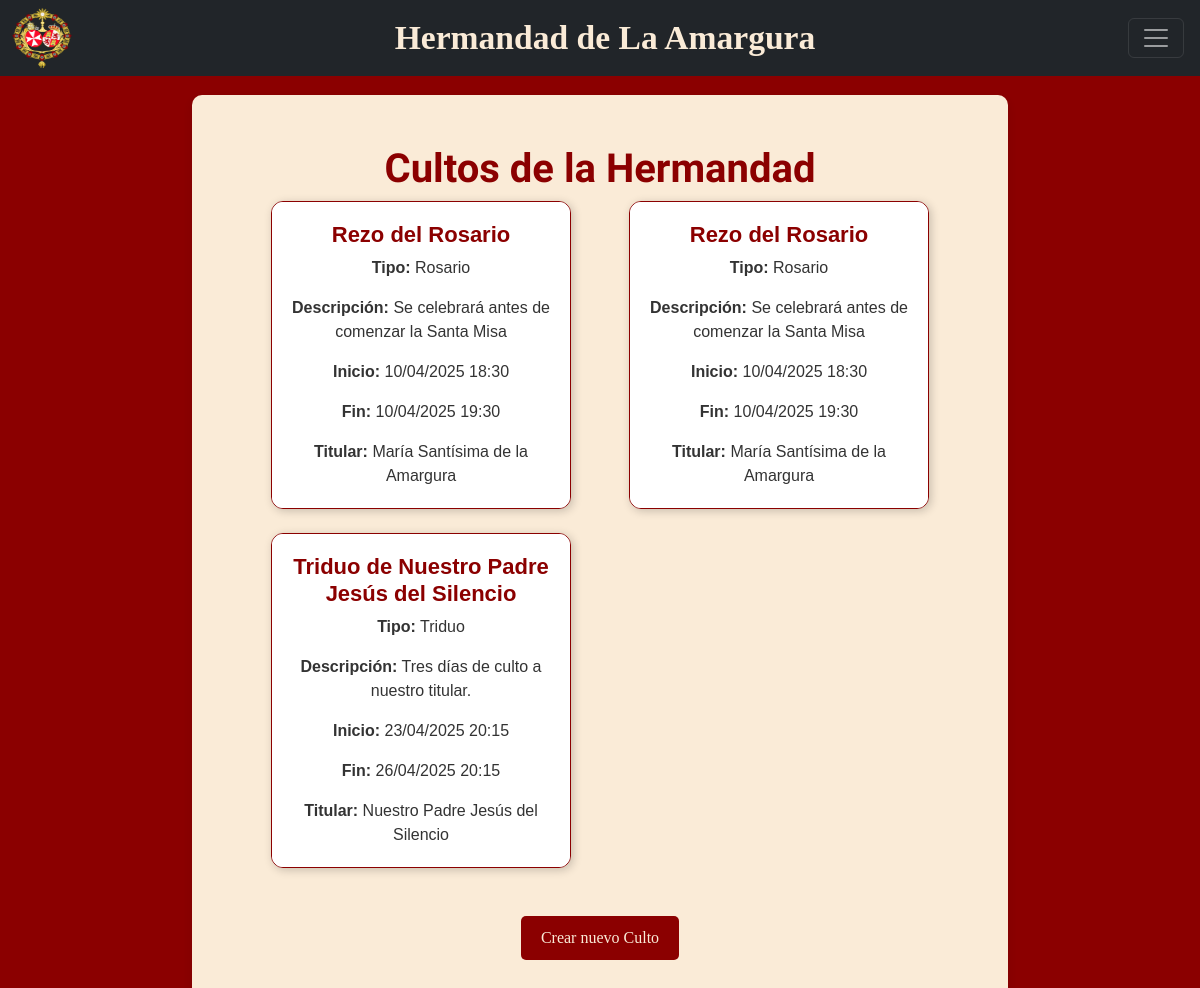
/cultos/, run on the app's committed database.
### hermandapp/models.py (models this page shows, shortened)
class Culto(models.Model):
    nombre = models.CharField(max_length=250)
    descripcion = models.TextField()
    fecha_inicio = models.DateTimeField()
    fecha_fin = models.DateTimeField()
    titular = models.ForeignKey(
        'Titular',  # modelo al que se relaciona
        on_delete=models.CASCADE,  # qué hacer si se borra el titular
        related_name='cultos'  # nombre para acceder desde el lado de Titular
    )
    tipo = models.CharField(
        max_length=30,
        choices=TipoCulto.choices,
        default=TipoCulto.FUNCION_PRINCIPAL
    )

class Titular(models.Model):
    nombre= models.CharField(max_length=250)
    descripcion = models.TextField()
    anyo= models.IntegerField()
    procesiona = models.BooleanField(default=True)
    imagen = models.CharField(max_length=1000)
    autor= models.CharField(max_length=250, default='')

### hermandapp/views.py (the view)
# urls.py: path('cultos/', cargar_cultos, name='cultos'),
def cargar_cultos(request):
    cultos = Culto.objects.all()
    return render(request, 'cultos.html', {'cultos': cultos})

### templates/cultos.html
{% extends "base.html" %}
{% load static %}
{% block content %}
    <h1>Cultos de la Hermandad</h1>
    <div class="container">
        <div class="row">
            {% for culto in cultos %}
                <div class="col-md-6 mb-4">
                    <div class="card custom-card h-100">
                        <div class="card-body custom-body">
                            <h5 class="custom-header">{{ culto.nombre }}</h5>
                            <p class="card-text"><strong>Tipo:</strong> {{ culto.get_tipo_display }}</p>
                            <p class="card-text"><strong>Descripción:</strong> {{ culto.descripcion }}</p>
                            <p class="card-text"><strong>Inicio:</strong> {{ culto.fecha_inicio|date:"d/m/Y H:i" }}</p>
                            <p class="card-text"><strong>Fin:</strong> {{ culto.fecha_fin|date:"d/m/Y H:i" }}</p>
                            <p class="card-text"><strong>Titular:</strong> {{ culto.titular.nombre }}</p>
                        </div>
                    </div>
                </div>
                {% if forloop.counter|divisibleby:2 and not forloop.last %}
                    </div><div class="row">
                {% endif %}
            {% empty %}
                <p>No hay cultos registrados aún.</p>
            {% endfor %}
        </div>
    </div>
    <br>
    <a href="{% url 'crear_culto' %}">
        <button type="button" class="btn-amargura">
            Crear nuevo Culto
        </button>
    </a>
{% endblock %}

### static/css/global.css (style rules this page uses)
h1 { font-family: 'Dancing Script', cursive; font-size: 2.5rem; font-weight: 700; text-align: center; color: darkred; }
.btn-amargura { background-color: darkred; color: antiquewhite; padding: 10px 20px; border-radius: 5px; font-family: 'Cinzel', serif; font-size: 16px; border: none; cursor: pointer; transition: background 0.3s; }
.custom-card { background: #f8f9fa; border: 1pt solid darkred; border-radius: 12px; box-shadow: 2px 2px 10px rgba(0, 0, 0, 0.2); overflow: hidden; width: 90%; margin: 0 auto; }
.custom-header { text-align: center; color: darkred; font-size: 22px; font-weight: bold; }
.custom-body { background: #fff; color: #333; padding: 20px; font-family: 'Cinzel', sans-serif; display: flex; flex-direction: column; align-items: center; justify-content: center; }

### data on the page
Culto: nombre "Rezo del Rosario", tipo "Rosario", descripcion "Se celebrará antes de comenzar la Santa Misa", fecha_inicio "10/04/2025 18:30", fecha_fin "10/04/2025 19:30", titular.nombre "María Santísima de la Amargura"
Culto: nombre "Rezo del Rosario", tipo "Rosario", descripcion "Se celebrará antes de comenzar la Santa Misa", fecha_inicio "10/04/2025 18:30", fecha_fin "10/04/2025 19:30", titular.nombre "María Santísima de la Amargura"
Culto: nombre "Triduo de Nuestro Padre Jesús del Silencio", tipo "Triduo", descripcion "Tres días de culto a nuestro titular.", fecha_inicio "23/04/2025 20:15", fecha_fin "26/04/2025 20:15", titular.nombre "Nuestro Padre Jesús del Silencio"
